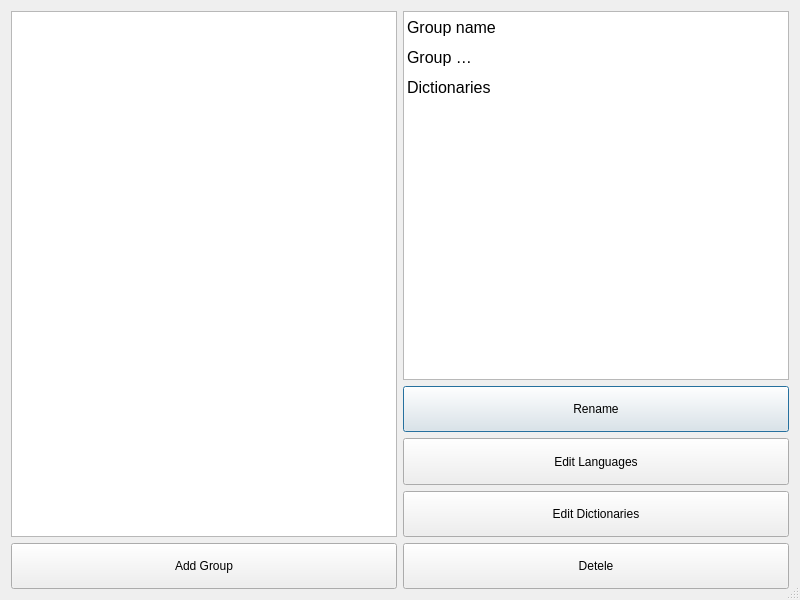
<?xml version="1.0" encoding="UTF-8"?>
<ui version="4.0">
 <class>GroupDialog</class>
 <widget class="QDialog" name="GroupDialog">
  <property name="geometry">
   <rect>
    <x>0</x>
    <y>0</y>
    <width>800</width>
    <height>600</height>
   </rect>
  </property>
  <property name="sizePolicy">
   <sizepolicy hsizetype="Expanding" vsizetype="Expanding">
    <horstretch>1</horstretch>
    <verstretch>1</verstretch>
   </sizepolicy>
  </property>
  <property name="windowTitle">
      <string>Groups</string>
  </property>
  <property name="sizeGripEnabled">
   <bool>true</bool>
  </property>
  <property name="modal">
   <bool>false</bool>
  </property>
  <layout class="QGridLayout" name="gridLayout" rowstretch="8,1,1,1,1">
   <item row="0" column="1">
    <widget class="QTableWidget" name="tableWidget">
     <property name="font">
      <font>
       <pointsize>12</pointsize>
      </font>
     </property>
     <property name="showGrid">
      <bool>false</bool>
     </property>
     <property name="rowCount">
      <number>3</number>
     </property>
     <property name="columnCount">
      <number>2</number>
     </property>
     <attribute name="horizontalHeaderVisible">
      <bool>false</bool>
     </attribute>
     <attribute name="verticalHeaderVisible">
      <bool>false</bool>
     </attribute>
     <row/>
     <row/>
     <row/>
     <column/>
     <column/>
     <item row="0" column="0">
      <property name="text">
       <string>Group name</string>
      </property>
      <property name="flags">
       <set>ItemIsSelectable|ItemIsDragEnabled|ItemIsDropEnabled|ItemIsUserCheckable|ItemIsEnabled</set>
      </property>
     </item>
     <item row="1" column="0">
      <property name="text">
       <string>Group language(s)</string>
      </property>
      <property name="flags">
       <set>ItemIsSelectable|ItemIsDragEnabled|ItemIsDropEnabled|ItemIsUserCheckable|ItemIsEnabled</set>
      </property>
     </item>
     <item row="2" column="0">
      <property name="text">
       <string>Dictionaries</string>
      </property>
      <property name="flags">
       <set>ItemIsSelectable|ItemIsDragEnabled|ItemIsDropEnabled|ItemIsUserCheckable|ItemIsEnabled</set>
      </property>
     </item>
    </widget>
   </item>
   <item row="1" column="1">
    <widget class="QPushButton" name="renameButton">
     <property name="sizePolicy">
      <sizepolicy hsizetype="Expanding" vsizetype="Expanding">
       <horstretch>0</horstretch>
       <verstretch>0</verstretch>
      </sizepolicy>
     </property>
     <property name="minimumSize">
      <size>
       <width>0</width>
       <height>0</height>
      </size>
     </property>
     <property name="text">
      <string>Rename</string>
     </property>
    </widget>
   </item>
   <item row="2" column="1">
    <widget class="QPushButton" name="editLanguageButton">
     <property name="sizePolicy">
      <sizepolicy hsizetype="Expanding" vsizetype="Expanding">
       <horstretch>0</horstretch>
       <verstretch>0</verstretch>
      </sizepolicy>
     </property>
     <property name="minimumSize">
      <size>
       <width>0</width>
       <height>0</height>
      </size>
     </property>
     <property name="text">
      <string>Edit Languages</string>
     </property>
    </widget>
   </item>
   <item row="3" column="1">
    <widget class="QPushButton" name="editDictionaryButton">
     <property name="sizePolicy">
      <sizepolicy hsizetype="Expanding" vsizetype="Expanding">
       <horstretch>0</horstretch>
       <verstretch>0</verstretch>
      </sizepolicy>
     </property>
     <property name="minimumSize">
      <size>
       <width>0</width>
       <height>0</height>
      </size>
     </property>
     <property name="text">
      <string>Edit Dictionaries</string>
     </property>
    </widget>
   </item>
   <item row="4" column="0">
    <widget class="QPushButton" name="addButton">
     <property name="sizePolicy">
      <sizepolicy hsizetype="Expanding" vsizetype="Expanding">
       <horstretch>0</horstretch>
       <verstretch>0</verstretch>
      </sizepolicy>
     </property>
     <property name="minimumSize">
      <size>
       <width>0</width>
       <height>0</height>
      </size>
     </property>
     <property name="text">
      <string>Add Group</string>
     </property>
    </widget>
   </item>
   <item row="4" column="1">
    <widget class="QPushButton" name="deleteButton">
     <property name="sizePolicy">
      <sizepolicy hsizetype="Expanding" vsizetype="Expanding">
       <horstretch>0</horstretch>
       <verstretch>0</verstretch>
      </sizepolicy>
     </property>
     <property name="minimumSize">
      <size>
       <width>0</width>
       <height>0</height>
      </size>
     </property>
     <property name="text">
      <string>Detele</string>
     </property>
    </widget>
   </item>
   <item row="0" column="0" rowspan="4">
    <widget class="QListWidget" name="listWidget">
     <property name="font">
      <font>
       <pointsize>12</pointsize>
      </font>
     </property>
     <property name="gridSize">
      <size>
       <width>0</width>
       <height>25</height>
      </size>
     </property>
    </widget>
   </item>
  </layout>
 </widget>
 <resources/>
 <connections/>
</ui>
